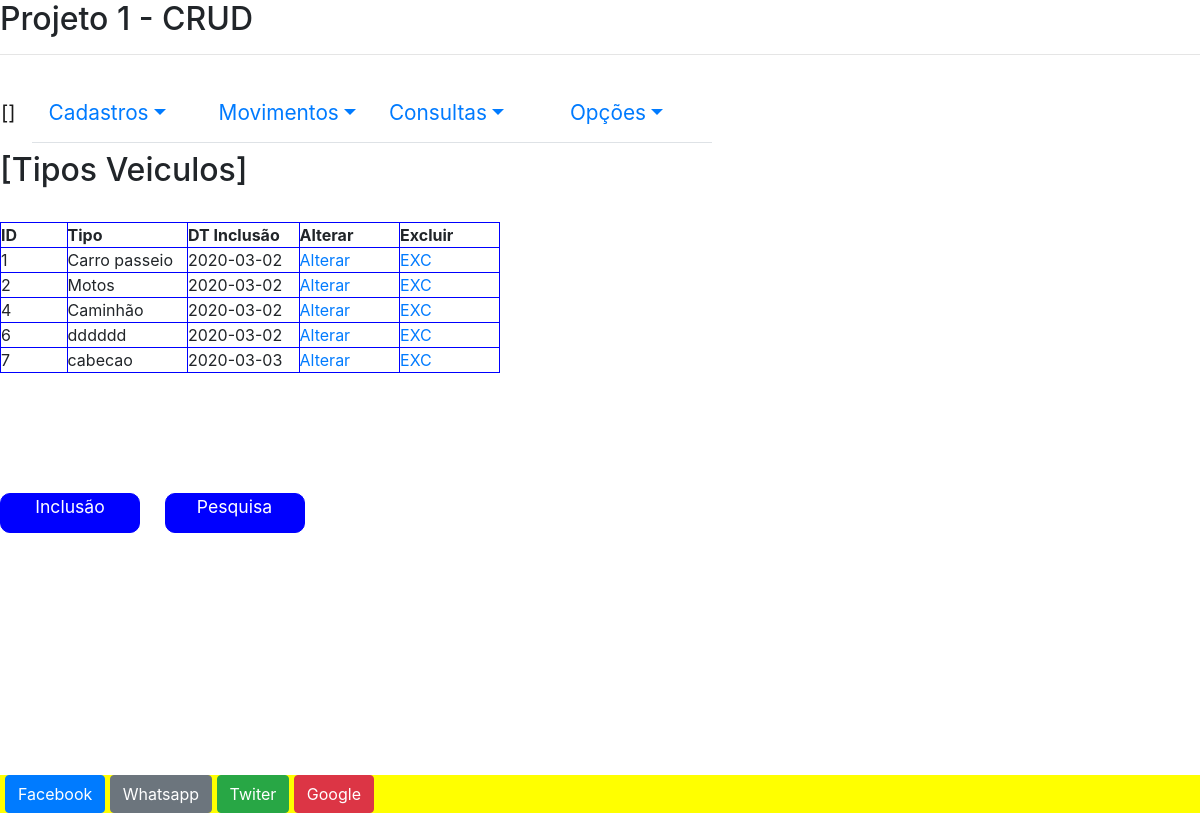
Screenshot of /CadTipos.php with the database file from the repository.
### tables this page shows
CREATE TABLE `tbtipoveiculos` (
  `id` int(3) NOT NULL,
  `nomeTipo` varchar(30) NOT NULL,
  `dt_inclusao` date DEFAULT NULL
);

### include/aTabTipo.php (the view, shortened to what this page needs)
<?php
    $parametro = filter_input( INPUT_GET, "parametro");
    $tabela  = "tbtipoveiculos";
    if ($parametro) {
        $sql     = "select * from {$tabela} where nome like '$parametro%' order by id";
    } else {
        $sql = "select * from {$tabela} order by id";
    }
    $mysqllink = new mysqli( $server, $usuario, $senha, $banco);
    if( $mysqllink->connect_error) {
        die( "erro conexÃ£o: " . $mysqllink->connct_error);
    } else {
        $dados = $mysqllink->query( $sql);
        $linha = $dados->fetch_assoc();
        $total = $dados->num_rows;
        if( $total ){
            do {
            ?>
                <tr>
                    <td><?php echo $linha['id'] ?></td>
                    <td><?php echo $linha['nomeTipo'] ?></td>
                    <td><?php echo $linha['dt_inclusao'] ?></td>
<td><a href="<?php echo "ALTTipo.php?id=" . $linha['id'] . "&nomeTipo=" . $linha[ 'nomeTipo'] ?>">Alterar</a></td>
<td><a href="<?php echo "excluirTipo.php?id=" . $linha['id']?>">EXC</a></td>
                </tr>
            <?php
            } while($linha = $dados->fetch_assoc());
        }
    }
?>

### CadTipos.php (shortened to what this page needs)
<!DOCTYPE html>
<html lang="PT-BR">
<head>
    <?php include( 'include/head.php'); ?>
</head>
<body>
    <header>
        <?php include( 'include/header.php'); ?>
        <?php include( 'include/bd.php'); ?>
    </header>
    <main id="container-fluid">
        <div class="menu row">
            <?php include( 'include/menu.php'); ?>
        </div>
        <div id="conteudo">
            <h2> [Tipos Veiculos] </h2>
            <br>
            <table>
                <thead>
                   <tr>
                        <th>ID</th>
                        <th>Tipo</th>
                        <th>DT Inclusão</th>
                        <th>Alterar</th>
                        <th>Excluir</th>
                    </tr>
                </thead>
                <tbody>
                   <?php include( 'include/aTabTipo.php'); ?>
                </tbody>
            </table>
            <br>
            <br>
            <br>
            <br>
            <br>
            <nav class="CadTipoMenu">
                <ul>
                    <li><a href="NVTipo.php">Inclusão</a></li>
                    <li><a href="">Pesquisa</a></li>
                </ul>
            </nav>
        </div>
    </main>
    <footer class="footerGeral">
        <?php include( 'include/footer.php'); ?>
    </footer>
</body>
</html>

### include/head.php (shortened to what this page needs)
<link rel="stylesheet" href="css/bootstrap.min.css">
<link rel="stylesheet" href="css/projeto1.css">

### include/header.php
<h2>Projeto 1 - CRUD</h2>
<hr>

### include/menu.php (shortened to what this page needs)
<nav class="navbar navbar-expand-lg navbar-light -bg-light navMenu ">
        <a class="navbar-brand" href="index.php">[]</a>
        <div class="collapse navbar-collapse" id="navbarNav">
            <ul class="menu001 nav nav-tabs nav-pills">
                <li class="nav-item active dropdown">
                    <a class="nav-link dropdown-toggle" data-toggle="dropdown" href="#" role="button" aria-haspopup="true" aria-expanded="false">Cadastros</a>
                </li>
                <li class="nav-item dropdown">
                    <a class="nav-link dropdown-toggle" data-toggle="dropdown" href="#" role="button" aria-haspopup="true" aria-expanded="false">Movimentos</a>
                </li>
                <li class="nav-item dropdown">
                    <a class="nav-link dropdown-toggle" data-toggle="dropdown" href="#" role="button" aria-haspopup="true" aria-expanded="false">Consultas</a>
                </li>
                <li class="nav-item dropdown">
                    <a class="nav-link dropdown-toggle" data-toggle="dropdown" href="#" role="button" aria-haspopup="true" aria-expanded="false">Opções</a>
                </li>
            </ul>
        </div>
    </nav>

### include/footer.php
 <div id="footer" class="row">
    <div class="col-xs-4 col-sm-4 col-md-4 col-lg-4 footerBotoes">
        <button type="button" class="btn btn-primary">Facebook</button>
        <button type="button" class="btn btn-secondary">Whatsapp</button>
        <button type="button" class="btn btn-success">Twiter</button>
        <button type="button" class="btn btn-danger">Google</button>
    </div>
</div>

### css/projeto1.css (style rules this page uses)
* { margin: 0px; padding: 0px; height: auto; width: auto; }
#container-fluid { margin-top: 20px; height: 700px; }
.navMenu ul li { text-decoration: none; display: inline-block; margin-right: 20px; font-size: 1.3em; width: 150px; height: 60px; text-decoration: none; border-radius: 10px; text-align: center; }
.navMenu ul li a { text-align: center; margin-top: 5px; text-decoration: none; }
.footerGeral { background-color: yellow; width: auto; }
.footerBotoes { margin-left: 5px; width: auto; }
.CadTipoMenu ul li { text-decoration: none; display: inline-block; margin-right: 20px; font-size: 1.1em; width: 140px; height: 40px; text-decoration: none; border: 1px solid blue; border-radius: 10px; background-color: blue; color: white; text-align: center; }
.CadTipoMenu ul li a { color: white; text-align: center; }
table, th, td { border: 1px solid blue; width: 500px; height: auto; }

### rows the page displays
tbtipoveiculos: id "1", nomeTipo "Carro passeio", dt_inclusao "2020-03-02"
tbtipoveiculos: id "2", nomeTipo "Motos", dt_inclusao "2020-03-02"
tbtipoveiculos: id "4", nomeTipo "Caminhão", dt_inclusao "2020-03-02"
tbtipoveiculos: id "6", nomeTipo "dddddd", dt_inclusao "2020-03-02"
tbtipoveiculos: id "7", nomeTipo "cabecao", dt_inclusao "2020-03-03"
